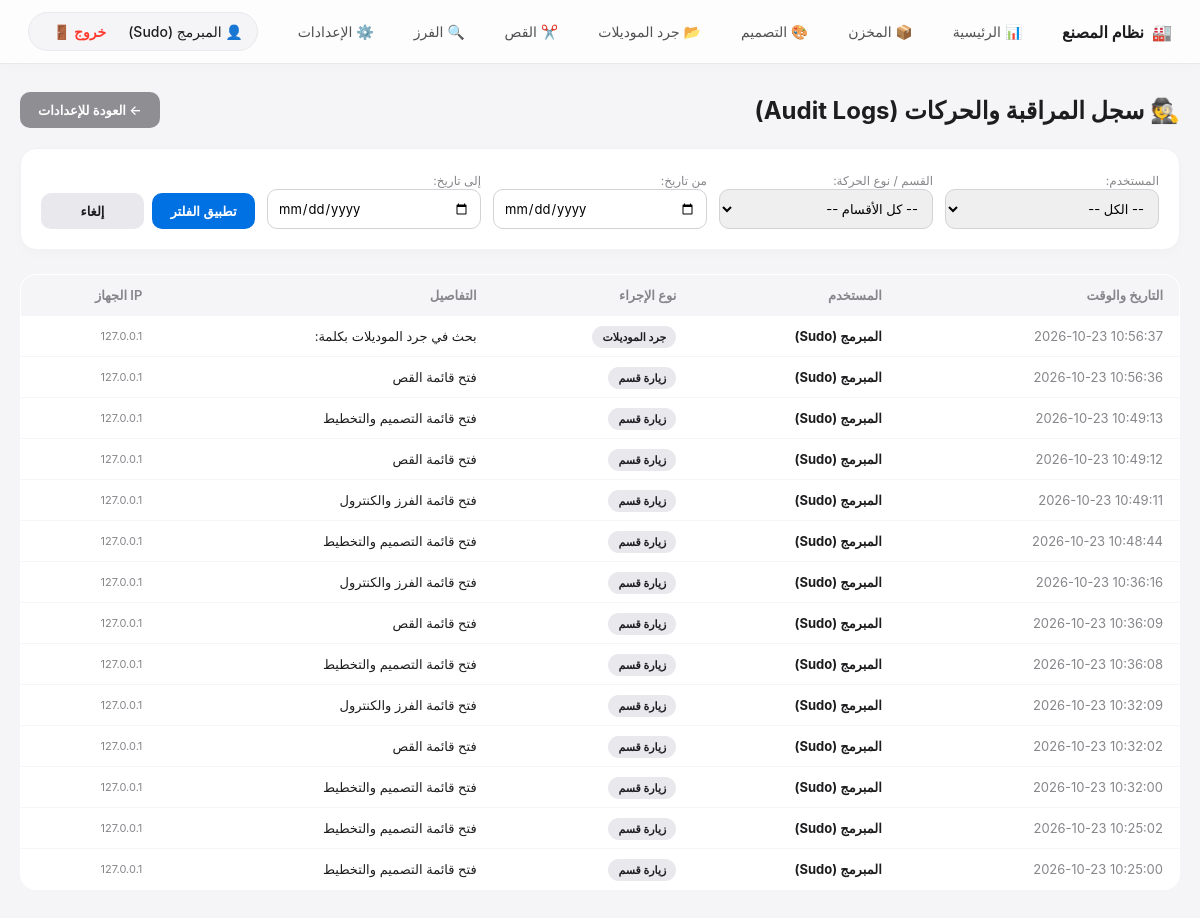
The page /settings/logs (signed in) on the database as committed earlier.
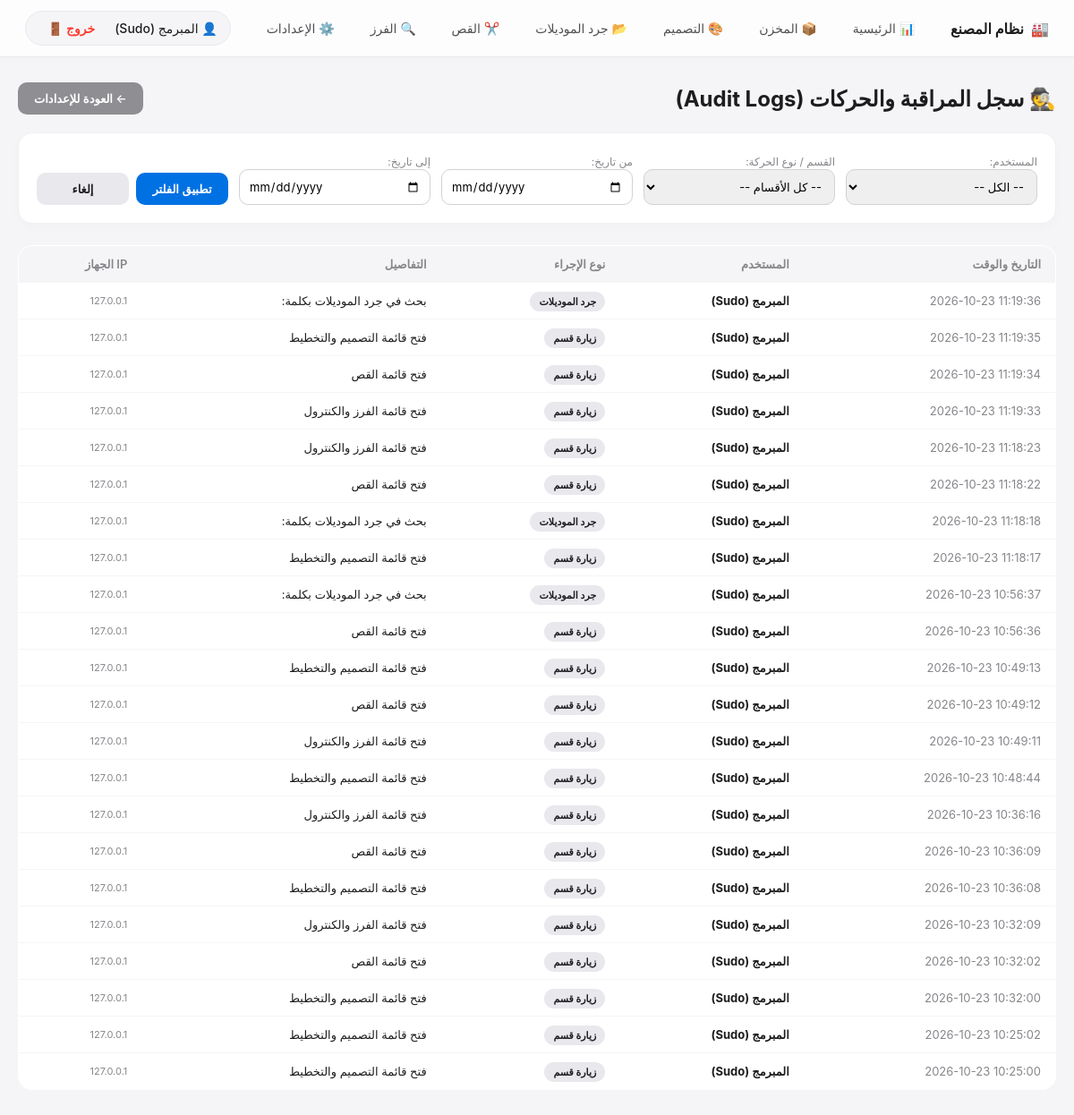
The same page on the database as committed later.
### app/models.py (models this page shows)
class User(db.Model):
    id = db.Column(db.Integer, primary_key=True)
    real_name = db.Column(db.String(100), nullable=False)
    username = db.Column(db.String(50), unique=True, nullable=False)
    password = db.Column(db.String(200), nullable=False)
    role = db.Column(db.String(20), nullable=False, default='staff')
    permissions = db.Column(db.Text, nullable=True)
    last_active = db.Column(db.DateTime, nullable=True)
    is_deleted = db.Column(db.Boolean, default=False)

class AuditLog(db.Model):
    id = db.Column(db.Integer, primary_key=True)
    user_id = db.Column(db.Integer, db.ForeignKey('user.id'), nullable=True)
    action = db.Column(db.String(200), nullable=False)
    details = db.Column(db.Text, nullable=True)
    ip_address = db.Column(db.String(50), nullable=True)
    user_agent = db.Column(db.String(200), nullable=True)
    timestamp = db.Column(db.DateTime, default=get_egypt_time)
    user = db.relationship('User', backref='logs', lazy=True)

### app/settings/routes.py (the view)
@settings_bp.route('/logs')
def view_logs():
    if session.get('role') not in ['sudo', 'owner']:
        return "غير مصرح لك بالدخول لسجلات المراقبة.", 403
    query = AuditLog.query
    user_id = request.args.get('user_id', type=int)
    if user_id:
        query = query.filter_by(user_id=user_id)
    action = request.args.get('action')
    if action:
        query = query.filter(AuditLog.action.contains(action))
    date_from = request.args.get('date_from')
    date_to = request.args.get('date_to')
    if date_from:
        query = query.filter(AuditLog.timestamp >= datetime.strptime(date_from, '%Y-%m-%d'))
    if date_to:
        query = query.filter(AuditLog.timestamp <= datetime.strptime(date_to + " 23:59:59", '%Y-%m-%d %H:%M:%S'))
    logs = query.order_by(AuditLog.timestamp.desc()).limit(300).all()
    users = User.query.all()
    return render_template('settings/logs.html', logs=logs, users=users)

### app/templates/settings/logs.html (shortened to what this page needs)
{% extends 'base.html' %}
{% block content %}
<div style="display: flex; justify-content: space-between; align-items: center; margin-bottom: 20px;">
    <h2 style="margin: 0;">🕵️ سجل المراقبة والحركات (Audit Logs)</h2>
    <a href="/settings" class="apple-btn" style="background: #8e8e93;">← العودة للإعدادات</a>
</div>
<div class="filter-card">
    <form method="GET" action="/settings/logs" class="filter-grid">
        <div>
            <label style="font-size: 12px; color: #86868b;">المستخدم:</label>
            <select name="user_id" class="form-input">
                <option value="">-- الكل --</option>
            </select>
        </div>
        <div>
            <label style="font-size: 12px; color: #86868b;">القسم / نوع الحركة:</label>
            <select name="action" class="form-input">
                <option value="">-- كل الأقسام --</option>
            </select>
        </div>
        <div>
            <label style="font-size: 12px; color: #86868b;">من تاريخ:</label>
            <input type="date" name="date_from" value="{{ request.args.get('date_from', '') }}" class="form-input">
        </div>
        <div>
            <label style="font-size: 12px; color: #86868b;">إلى تاريخ:</label>
            <input type="date" name="date_to" value="{{ request.args.get('date_to', '') }}" class="form-input">
        </div>
        <div style="display: flex; gap: 8px;">
            <button type="submit" class="apple-btn" style="flex: 1;">تطبيق الفلتر</button>
            <a href="/settings/logs" class="apple-btn" style="background: #e8e8ed; color: #1d1d1f; flex: 1;">إلغاء</a>
        </div>
    </form>
</div>
<table class="log-table">
    <thead>
        <tr>
            <th>التاريخ والوقت</th>
            <th>المستخدم</th>
            <th>نوع الإجراء</th>
            <th>التفاصيل</th>
            <th>IP الجهاز</th>
        </tr>
    </thead>
    <tbody>
        {% for log in logs %}
        <tr>
            <td dir="ltr" style="text-align: right; color: #86868b;">{{ log.timestamp.strftime('%Y-%m-%d %H:%M:%S') }}</td>
            <td><strong>{{ log.user.real_name if log.user else 'غير معروف' }}</strong></td>
            <td><span class="badge">{{ log.action }}</span></td>
            <td>{{ log.details }}</td>
            <td dir="ltr" style="text-align: right; font-size: 11px; color: #86868b;">{{ log.ip_address }}</td>
        </tr>
        {% else %}
        <tr>
            <td colspan="5" style="text-align: center; color: #86868b; padding: 24px;">لا توجد سجلات مطابقة.</td>
        </tr>
        {% endfor %}
    </tbody>
</table>
{% endblock %}

### app/templates/base.html (shortened to what this page needs)
<!DOCTYPE html>
<html lang="ar" dir="rtl">
<head>
</head>
<body>
    {% if session.get('user_id') %}
    <div class="navbar">
        <div class="nav-brand">
            🏭 <span>نظام المصنع</span>
        </div>
        <div class="nav-links">
            <a href="/dashboard">📊 الرئيسية</a>
            {% if session.get('role') in ['sudo', 'owner'] or 'warehouse' in session.get('permissions', []) %}<a href="/warehouse">📦 المخزن</a>{% endif %}
            {% if session.get('role') in ['sudo', 'owner'] or 'design' in session.get('permissions', []) %}
                <a href="/design">🎨 التصميم</a>
                <a href="/design/inventory">📂 جرد الموديلات</a>
            {% endif %}
            {% if session.get('role') in ['sudo', 'owner'] or 'cutting' in session.get('permissions', []) %}<a href="/cutting">✂️ القص</a>{% endif %}
            {% if session.get('role') in ['sudo', 'owner'] or 'qc' in session.get('permissions', []) %}<a href="/qc">🔍 الفرز</a>{% endif %}
            {% if session.get('role') == 'sudo' %}<a href="/settings">⚙️ الإعدادات</a>{% endif %}
        </div>
        <div class="nav-user">
            <span>👤 {{ session.get('real_name') }}</span>
            <a href="/auth/logout" class="logout-btn">خروج 🚪</a>
        </div>
    </div>
    {% endif %}
    <div class="container">
        {% block content %}{% endblock %}
    </div>
</body>
</html>

### app/templates/base.html (style rules this page uses)
body { font-family: -apple-system, BlinkMacSystemFont, "Segoe UI", Roboto, sans-serif; background-color: #f5f5f7; margin: 0; color: #1d1d1f; }
.navbar { background: rgba(255, 255, 255, 0.8); backdrop-filter: blur(20px); -webkit-backdrop-filter: blur(20px); border-bottom: 1px solid rgba(0, 0, 0, 0.08); padding: 12px 28px; display: flex; justify-content: space-between; align-items: center; position: sticky; top: 0; z-index: 1000; box-shadow: 0 2px 10px rgba(0, 0, 0, 0.02); }
.nav-brand { display: flex; align-items: center; gap: 8px; font-weight: 700; font-size: 16px; color: #1d1d1f; }
.nav-links { display: flex; align-items: center; gap: 8px; }
.nav-links a { color: #515154; text-decoration: none; font-weight: 500; font-size: 14px; padding: 8px 16px; border-radius: 20px; transition: all 0.2s ease; }
.nav-user { display: flex; align-items: center; gap: 12px; font-size: 14px; font-weight: 500; color: #1d1d1f; background: #f5f5f7; padding: 6px 14px; border-radius: 20px; border: 1px solid #e8e8ed; }
.logout-btn { color: #ff3b30 !important; font-weight: 600; text-decoration: none; padding: 4px 10px; border-radius: 12px; transition: 0.2s; }
.container { max-width: 1200px; margin: 28px auto; padding: 0 20px; }

### app/templates/settings/logs.html (style rules this page uses)
.filter-card { background: white; border-radius: 16px; padding: 20px; border: 1px solid #f1f1f4; margin-bottom: 24px; box-shadow: 0 4px 12px rgba(0,0,0,0.02); }
.filter-grid { display: grid; grid-template-columns: repeat(auto-fit, minmax(180px, 1fr)); gap: 12px; align-items: flex-end; }
.form-input { width: 100%; padding: 10px; border: 1px solid #d2d2d7; border-radius: 10px; font-family: inherit; font-size: 13px; box-sizing: border-box; }
.apple-btn { padding: 10px 18px; border: none; border-radius: 10px; cursor: pointer; font-weight: 600; font-size: 13px; background: #0071e3; color: white; text-decoration: none; text-align: center; }
.log-table { width: 100%; border-collapse: collapse; background: white; border-radius: 16px; overflow: hidden; border: 1px solid #f1f1f4; font-size: 13px; }
.log-table th, .log-table td { padding: 12px 16px; text-align: right; border-bottom: 1px solid #f5f5f7; }
.log-table th { background: #f5f5f7; color: #86868b; font-weight: 600; }
.badge { padding: 4px 10px; border-radius: 12px; font-size: 11px; font-weight: 600; background: #e8e8ed; color: #1d1d1f; }

Rows that differ between the two databases and show on the page:
added AuditLog: timestamp "2026-10-23 11:19:36", user "المبرمج (Sudo)", action "جرد الموديلات", details "بحث في جرد الموديلات بكلمة:", ip_address "127.0.0.1"
added AuditLog: timestamp "2026-10-23 11:19:35", user "المبرمج (Sudo)", action "زيارة قسم", details "فتح قائمة التصميم والتخطيط", ip_address "127.0.0.1"
added AuditLog: timestamp "2026-10-23 11:19:34", user "المبرمج (Sudo)", action "زيارة قسم", details "فتح قائمة القص", ip_address "127.0.0.1"
added AuditLog: timestamp "2026-10-23 11:19:33", user "المبرمج (Sudo)", action "زيارة قسم", details "فتح قائمة الفرز والكنترول", ip_address "127.0.0.1"
added AuditLog: timestamp "2026-10-23 11:18:23", user "المبرمج (Sudo)", action "زيارة قسم", details "فتح قائمة الفرز والكنترول", ip_address "127.0.0.1"
added AuditLog: timestamp "2026-10-23 11:18:22", user "المبرمج (Sudo)", action "زيارة قسم", details "فتح قائمة القص", ip_address "127.0.0.1"
added AuditLog: timestamp "2026-10-23 11:18:18", user "المبرمج (Sudo)", action "جرد الموديلات", details "بحث في جرد الموديلات بكلمة:", ip_address "127.0.0.1"
added AuditLog: timestamp "2026-10-23 11:18:17", user "المبرمج (Sudo)", action "زيارة قسم", details "فتح قائمة التصميم والتخطيط", ip_address "127.0.0.1"
